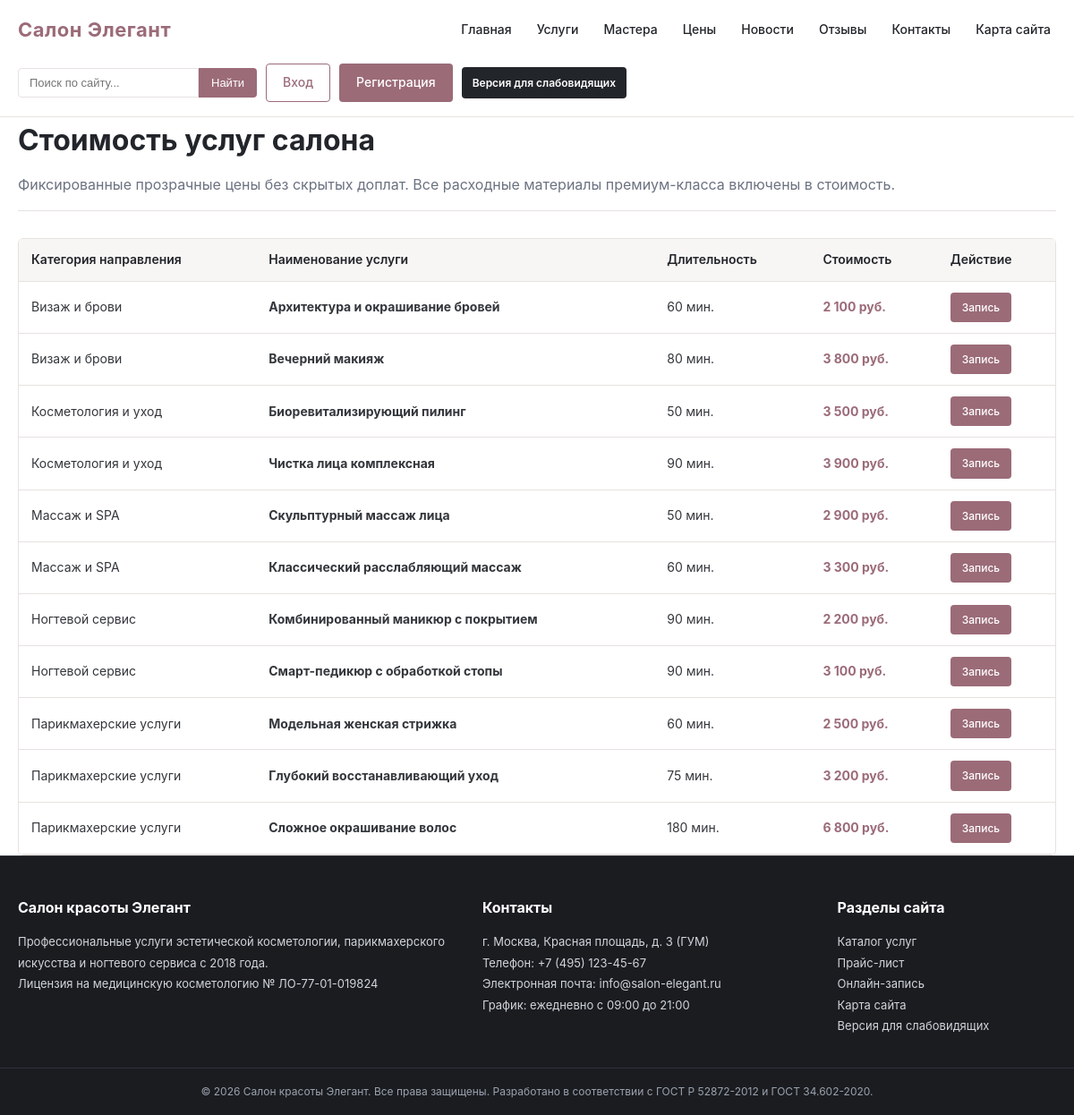
The app's page /prices.php with its own data.
### tables this page shows
CREATE TABLE IF NOT EXISTS services (
    id INT AUTO_INCREMENT PRIMARY KEY,
    category VARCHAR(50) NOT NULL,
    title VARCHAR(150) NOT NULL,
    description TEXT,
    price DECIMAL(10,2) NOT NULL,
    duration_min INT DEFAULT 60
);

### includes/functions.php (called while the page is built, shortened)
<?php
function e($value): string {
    return htmlspecialchars((string)$value, ENT_QUOTES | ENT_HTML5, 'UTF-8');
}
function formatPrice($amount): string {
    return number_format((float)$amount, 0, '.', ' ') . ' руб.';
}

### prices.php (the view, shortened to what this page needs)
<?php
require_once __DIR__ . '/includes/header.php';
$stmt = $pdo->query("SELECT * FROM services ORDER BY category ASC, price ASC");
$services = $stmt->fetchAll();
?>
<div class="page-heading">
    <h1>Стоимость услуг салона</h1>
    <p>Фиксированные прозрачные цены без скрытых доплат. Все расходные материалы премиум-класса включены в стоимость.</p>
</div>
<div class="table-responsive">
    <table class="data-table">
        <thead>
            <tr>
                <th>Категория направления</th>
                <th>Наименование услуги</th>
                <th>Длительность</th>
                <th>Стоимость</th>
                <th>Действие</th>
            </tr>
        </thead>
        <tbody>
            <?php foreach ($services as $s): ?>
                <tr>
                    <td><?= e($s['category']) ?></td>
                    <td><strong><?= e($s['title']) ?></strong></td>
                    <td><?= (int)$s['duration_min'] ?> мин.</td>
                    <td class="price-cell"><?= formatPrice($s['price']) ?></td>
                    <td>
                        <a href="/booking.php?service_id=<?= (int)$s['id'] ?>" class="btn btn-small">Запись</a>
                    </td>
                </tr>
            <?php endforeach; ?>
        </tbody>
    </table>
</div>
<?php require_once __DIR__ . '/includes/footer.php'; ?>

### assets/css/style.css (style rules this page uses)
* { margin: 0; padding: 0; box-sizing: border-box; }
:root { --primary: #9b6b78; --primary-hover: #825460; --accent: #c59b6d; --dark: #22252a; --gray-bg: #f8f6f5; --gray-border: #e6e2e0; --text-main: #33363b; --text-muted: #6b7280; --white: #ffffff; --success: #15803d; --danger: #b91c1c; }
body { font-family: -apple-system, BlinkMacSystemFont, "Segoe UI", Roboto, Helvetica, Arial, sans-serif; color: var(--text-main); background-color: var(--white); line-height: 1.6; font-size: 15px; }
.btn { display: inline-block; padding: 9px 18px; background-color: var(--primary); color: var(--white); text-decoration: none; border: 1px solid transparent; border-radius: 4px; font-size: 14px; font-weight: 500; cursor: pointer; text-align: center; transition: background-color 0.2s, opacity 0.2s; }
.btn-small { padding: 6px 12px; font-size: 12px; }
h1 { font-size: 32px; font-weight: 700; color: var(--dark); margin-bottom: 12px; }
.page-heading { margin-bottom: 30px; border-bottom: 1px solid var(--gray-border); padding-bottom: 16px; }
.page-heading p { color: var(--text-muted); font-size: 16px; }
.data-table { width: 100%; border-collapse: collapse; background: var(--white); }
.table-responsive { overflow-x: auto; border: 1px solid var(--gray-border); border-radius: 6px; }
.data-table th, .data-table td { padding: 12px 14px; border-bottom: 1px solid var(--gray-border); text-align: left; font-size: 14px; }
.data-table th { background: var(--gray-bg); font-weight: 600; color: var(--dark); }
.price-cell { font-weight: 700; color: var(--primary); }

### records on screen
services: category "Визаж и брови", title "Архитектура и окрашивание бровей", duration_min "60", price "2 100 руб."
services: category "Визаж и брови", title "Вечерний макияж", duration_min "80", price "3 800 руб."
services: category "Косметология и уход", title "Биоревитализирующий пилинг", duration_min "50", price "3 500 руб."
services: category "Косметология и уход", title "Чистка лица комплексная", duration_min "90", price "3 900 руб."
services: category "Массаж и SPA", title "Скульптурный массаж лица", duration_min "50", price "2 900 руб."
services: category "Массаж и SPA", title "Классический расслабляющий массаж", duration_min "60", price "3 300 руб."
services: category "Ногтевой сервис", title "Комбинированный маникюр с покрытием", duration_min "90", price "2 200 руб."
services: category "Ногтевой сервис", title "Смарт-педикюр с обработкой стопы", duration_min "90", price "3 100 руб."
services: category "Парикмахерские услуги", title "Модельная женская стрижка", duration_min "60", price "2 500 руб."
services: category "Парикмахерские услуги", title "Глубокий восстанавливающий уход", duration_min "75", price "3 200 руб."
services: category "Парикмахерские услуги", title "Сложное окрашивание волос", duration_min "180", price "6 800 руб."

### other values on screen
$ACCESSIBLE ? 'Обычная версия' : 'Версия для слабовидящих' "Версия для слабовидящих"
